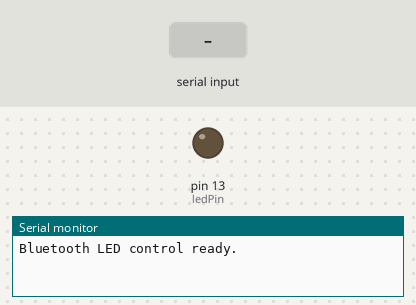
This sketch was run on a simulated Arduino Uno, built with avr-gcc and run on an emulated ATmega328P. On the bench: output pins drawn as LEDs (lit = HIGH), the last lines printed to the serial monitor. The inputs (shaded band) are chosen by the test bench.

Above: at 1.2 s.
1.3 s: "1" received over the second serial link
At 1.7 s:
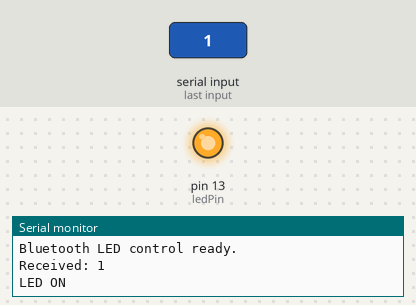
2.8 s: "0" received over the second serial link
At 4.0 s:
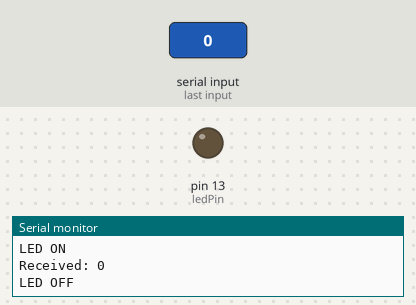
Timing chart, 0 to 5.8 s (numbered marks = the images above; inputs shaded):
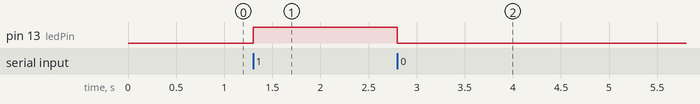

Measured:
- after the input at 1.3 s, pin 13 (ledPin): LOW → HIGH at once
- after the input at 2.8 s, pin 13 (ledPin): HIGH → LOW at once

The sketch:

led.ino
```cpp
// (licence header left out)
#include <SoftwareSerial.h>

SoftwareSerial BTSerial(2, 3); // RX, TX

const int ledPin = 13;
char command; // Stores the single character received from the phone

void setup()
{
  pinMode(ledPin, OUTPUT);

  // For monitoring activity in the Serial Monitor
  Serial.begin(9600);

  // For communicating with the HC-06
  BTSerial.begin(9600);

  Serial.println("Bluetooth LED control ready.");
}

void loop()
{
  if (BTSerial.available()) {
    command = BTSerial.read();

    // Echo the received character to the Serial Monitor for debugging
    Serial.print("Received: ");
    Serial.println(command);

    if (command == '1') {
      digitalWrite(ledPin, HIGH);
      BTSerial.println("LED ON"); // Confirm back to the phone
      Serial.println("LED ON");   // Also log it locally
    }

    if (command == '0') {
      digitalWrite(ledPin, LOW);
      BTSerial.println("LED OFF");
      Serial.println("LED OFF");
    }
  }
}
```
